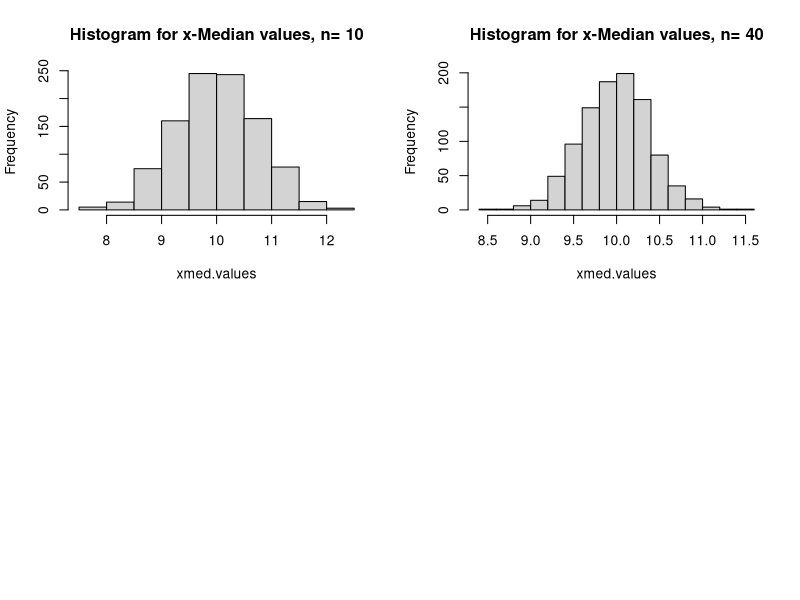
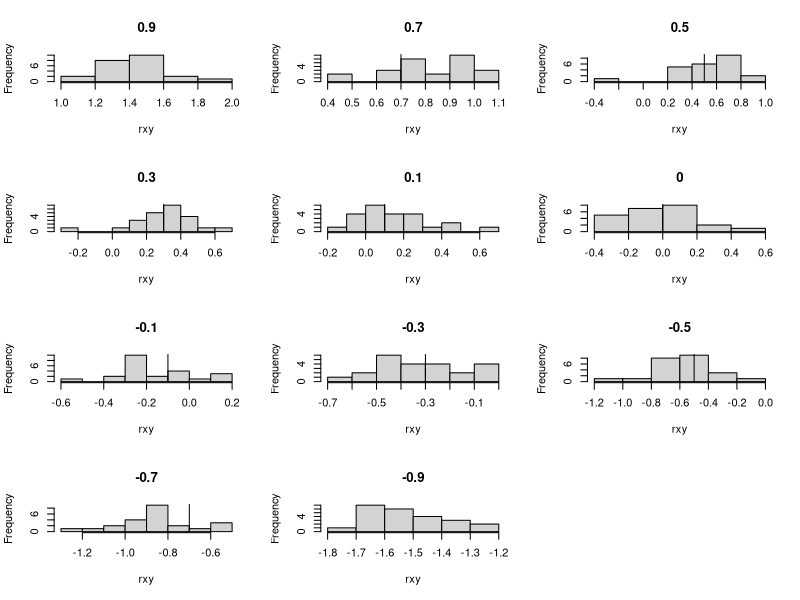

R code for these plots, in order:
# Part 1
m <- 1000
n <- 10
mu <- 10 
sig <- 2 
sample.matrix <- matrix(rnorm(m*n, mu, sig), nrow=m, ncol=n)
xmed.values <- apply(sample.matrix, 1, median)
par(mfrow=c(2,2))
hist(xmed.values, main = paste("Histogram for x-Median values, n=", n))

m <- 1000
n <- 40 
mu <- 10  
sig <- 2 
sample.matrix <- matrix(rnorm(m*n, mu, sig), nrow=m, ncol=n)
xmed.values <- apply(sample.matrix, 1, median)
hist(xmed.values, main = paste("Histogram for x-Median values, n=", n))


# Part 2
N <- 1000
U1 <- runif(N,0,1)
THETA <- 2*pi*U1
U2 <- runif(N,0,1)
E <- -log(U2)
R <- sqrt(2*E)
X1 <- R*cos(THETA)
Y1 <- R*sin(THETA)
zmat <- cbind(X1,Y1) 
par(mfrow=c(4,3))
for(poprho in c(
           .9,
           .7,
           .5,
           .3,
           .1,
           0,
           -.1,
           -.3,
           -.5,
           -.7,
           -.9
           )){

    sigma <- matrix(c(1,poprho,poprho,1),2,2)
    zmatrix <- zmat%*%chol(sigma)
    X <- zmatrix[, 1]
    Y <- zmatrix[, 2]
    cor(X,Y)
    sim <- 23 
    rxy <- matrix(0,sim,1) 
    for(i in 1:sim) {
        n <- 30
        index <- sample(1:N,n,r=F)
        X1 <- X[index]
        Y1 <- Y[index]
        Xsq <- X1^2
        Ysq <- Y1^2
        XY <- X1*Y1
        Xcume <- sum(X1)
        Ycume <- sum(Y1)
        Xsqcume <- sum(Xsq)
        Ysqcume <- sum(Ysq)
        XYcume <- sum(XY)
        r <- (XYcume - (((Xcume)*(Ycume))/n))/(sqrt(Xsqcume - (Xcume^2/n))*sqrt(Ysqcume - (Ycume^2/n)))
        rxy[i] <- (1/2)*log((1+r)/(1-r))
    }
    hist(rxy, main=poprho)
    abline(v=poprho,lty=1)
}
